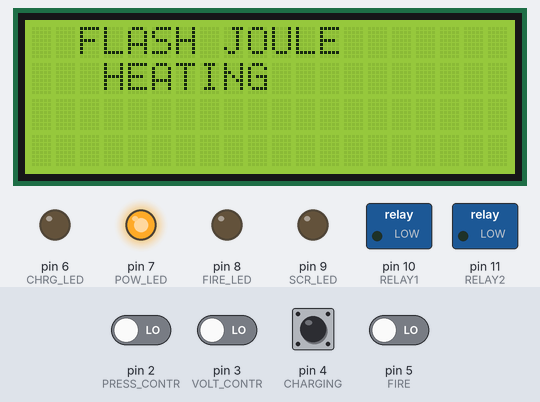
A sketch run on a simulated Arduino Uno, built with avr-gcc and run on an emulated ATmega328P. Parts: 20×4 character LCD, switched loads named in the sketch (green lamp = pin HIGH), output pins drawn as LEDs (lit = HIGH). The inputs (shaded band) are chosen by the test bench; at power-on: pin 4 (CHARGING) HIGH, pin 2 (PRESS_CONTR), pin 3 (VOLT_CONTR), pin 5 (FIRE) LOW.

Above: at 1.1 s.
At 4.3 s:
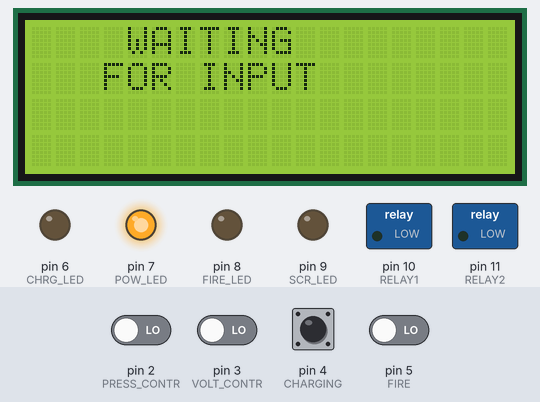
4.4 s: pin 4 (CHARGING) pulled LOW for 0.15 s
At 5.4 s:
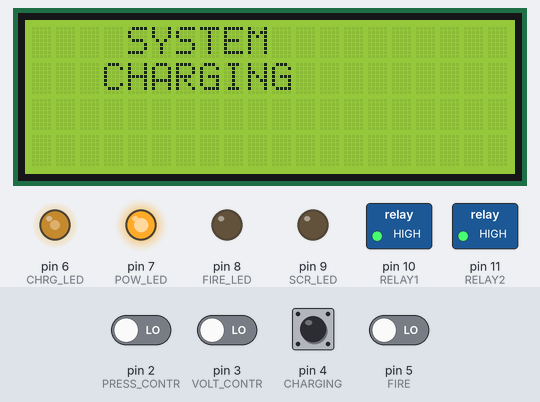
Timing chart, 0 to 7.4 s (numbered marks = the images above; inputs shaded):
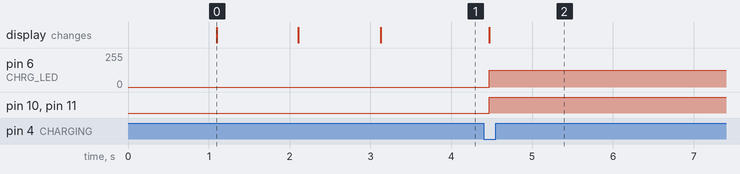

The sketch:

FLASH_JOULE.ino
```cpp
//YWROBOT
//Compatible with the Arduino IDE 1.0
//Library version:1.1
#include <Wire.h>
#include <LiquidCrystal_I2C.h>
// SCL is A5 on board
// SDA is A4 on board
#define PRESS_CONTR 2
#define VOLT_CONTR 3
#define CHARGING 4
#define FIRE 5

#define POW_LED 7
#define CHRG_LED 6
#define FIRE_LED 8
#define SCR_LED 9
#define RELAY1 10
#define RELAY2 11

#define scantime 1000

LiquidCrystal_I2C lcd(0x27,20,4);  // set the LCD address to 0x27 for a 16 chars and 2 line display

uint8_t chargingIsOn = 0;
uint8_t endItAll = 0;
uint8_t readyToFire = 0;
uint8_t voltageIsReady = 0;
uint8_t pressureIsReady = 0;
uint8_t flashFire = 0;
uint8_t fireState = 0;
unsigned long int fireTime = 0;

unsigned long int time = 0;
unsigned long int buttonTimer = 0;
char button_state;
char last_button_state;
unsigned long lastDebounceTime = 0;
unsigned long debounceDelay = 50;

void setup()
{
  //Serial.begin(9600);
  pinMode(PRESS_CONTR, INPUT);
  pinMode(VOLT_CONTR, INPUT);
  pinMode(CHARGING, INPUT_PULLUP);
  pinMode(FIRE, INPUT);

  pinMode(POW_LED, OUTPUT);
  pinMode(CHRG_LED, OUTPUT);
  pinMode(FIRE_LED, OUTPUT);
  pinMode(SCR_LED, OUTPUT);
  pinMode(RELAY1, OUTPUT);
  pinMode(RELAY2, OUTPUT);
  digitalWrite(POW_LED, HIGH);
  //attachInterrupt(digitalPinToInterrupt(BT2),checkBT2, FALLING);
  lcd.init();                      // initialize the lcd
  // Print a message to the LCD.
  lcd.backlight();

  lcd.setCursor(3,0);
  lcd.print("CYBORTRONX");
  delay(1000);
  lcd.clear();
  lcd.setCursor(2,0);
  lcd.print("FLASH JOULE");
  lcd.setCursor(3,1);
  lcd.print("HEATING");
  delay(1000);
  lcd.clear();
  lcd.setCursor(2,0);
  lcd.print("11/06/2023");
  delay(1000);

  lcd.clear();
  lcd.setCursor(4,0);
  lcd.print("WAITING");
  lcd.setCursor(3,1);
  lcd.print("FOR INPUT");

  time =  millis();

}

void loop()
{
  unsigned char reading = getStates();
  if(reading > 0)
  {
    if (reading != last_button_state)
    {
      lastDebounceTime = millis();
    }
    if ((millis() - lastDebounceTime) > debounceDelay)
    {
      if (reading != button_state)
      {
        button_state = reading;
        if(button_state == 2)
        {
          voltageIsReady = 1;
          buttonTimer = millis();
        }
        if(button_state == 3)
        {
          pressureIsReady = 1;
          buttonTimer = millis();
        }
        if(button_state == 4)
        {
          lcd.clear();
          lcd.setCursor(4,0);
          lcd.print("SYSTEM");
          lcd.setCursor(3,1);
          lcd.print("CHARGING");
          digitalWrite(RELAY1, HIGH);
          digitalWrite(RELAY2, HIGH);
          analogWrite(CHRG_LED, 127);
          chargingIsOn = 1;
          voltageIsReady = 0;
          pressureIsReady = 0;
        }
        if(button_state == 5)
        {
          if(readyToFire)
          {
            // Was not in your requirement comment our these three lines if not needed
            lcd.clear();
            lcd.setCursor(4,0);
            lcd.print("FIRE");
            digitalWrite(RELAY1, LOW);
            digitalWrite(RELAY2, LOW);
            flashFire = 0;
            readyToFire = 0;
            endItAll = 1;
          }
        }
      }
    }
  }
  last_button_state = reading;

  if (voltageIsReady || pressureIsReady)
    if(millis()-buttonTimer>=1000)
    {
      voltageIsReady = 0;
      pressureIsReady = 0;
    }

  if(voltageIsReady && pressureIsReady)
  {
    if(chargingIsOn)
    {
      lcd.clear();
      lcd.setCursor(4,0);
      lcd.print("SYSTEM");
      lcd.setCursor(1,1);
      lcd.print("READY TO FIRE");
      digitalWrite(CHRG_LED, HIGH);
      readyToFire = 1;
      voltageIsReady = 0;
      pressureIsReady = 0;
      flashFire = 1;
      chargingIsOn = 0;
      fireTime = millis();
    }
  }
  if (flashFire)
  {
    if ((millis() - fireTime) >= scantime)
    {
      if(fireState)
      {
        digitalWrite(FIRE_LED, HIGH);
        fireState = 0;
      }
      else
      {
        digitalWrite(FIRE_LED, LOW);
        fireState = 1;
      }
      fireTime = millis();
    }
  }
  if(endItAll)
  {
    for(int i=0;i<4;i++)
    {
      digitalWrite(FIRE_LED, HIGH);
      delay(250);
      digitalWrite(FIRE_LED, LOW);
      delay(250);
    }
    digitalWrite(SCR_LED, HIGH);
    delay(200);
    digitalWrite(SCR_LED, LOW);
    endItAll = 0;
  }

}

char getStates(void)
{
  boolean B2 = digitalRead(PRESS_CONTR);
  boolean B3 = digitalRead(VOLT_CONTR);
  boolean B4 = digitalRead(CHARGING);
  boolean B5 = digitalRead(FIRE);

    if (B2 == HIGH)
        return 2;
    if (B3 == HIGH)
        return 3;
    if (B4 == LOW)
        return 4;
    if (B5 == HIGH)
        return 5;
return 0;
}
```

Measured:
- after the input at 4.4 s, pin 6 (CHRG_LED): 0/255 → 127/255 after 0.07 s; pin 10 (RELAY1), pin 11 (RELAY2): LOW → HIGH after 0.07 s; the display: changes after 0.07 s (image 2)
- what the display in image 0 shows lasts 1.0 s, from 1.1 s to 2.1 s
